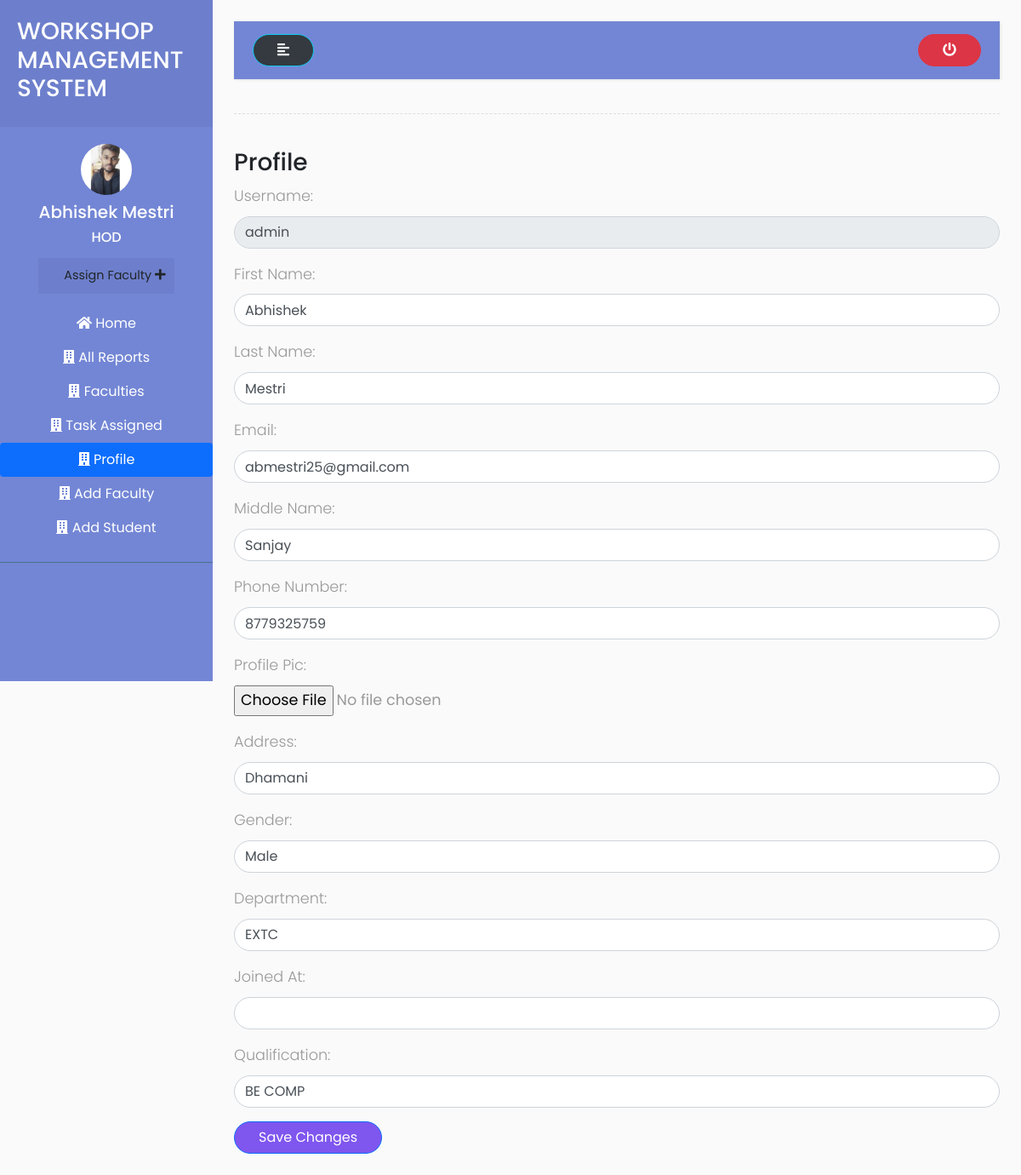
The page /hod/profile/ (signed in) on the database as committed earlier.
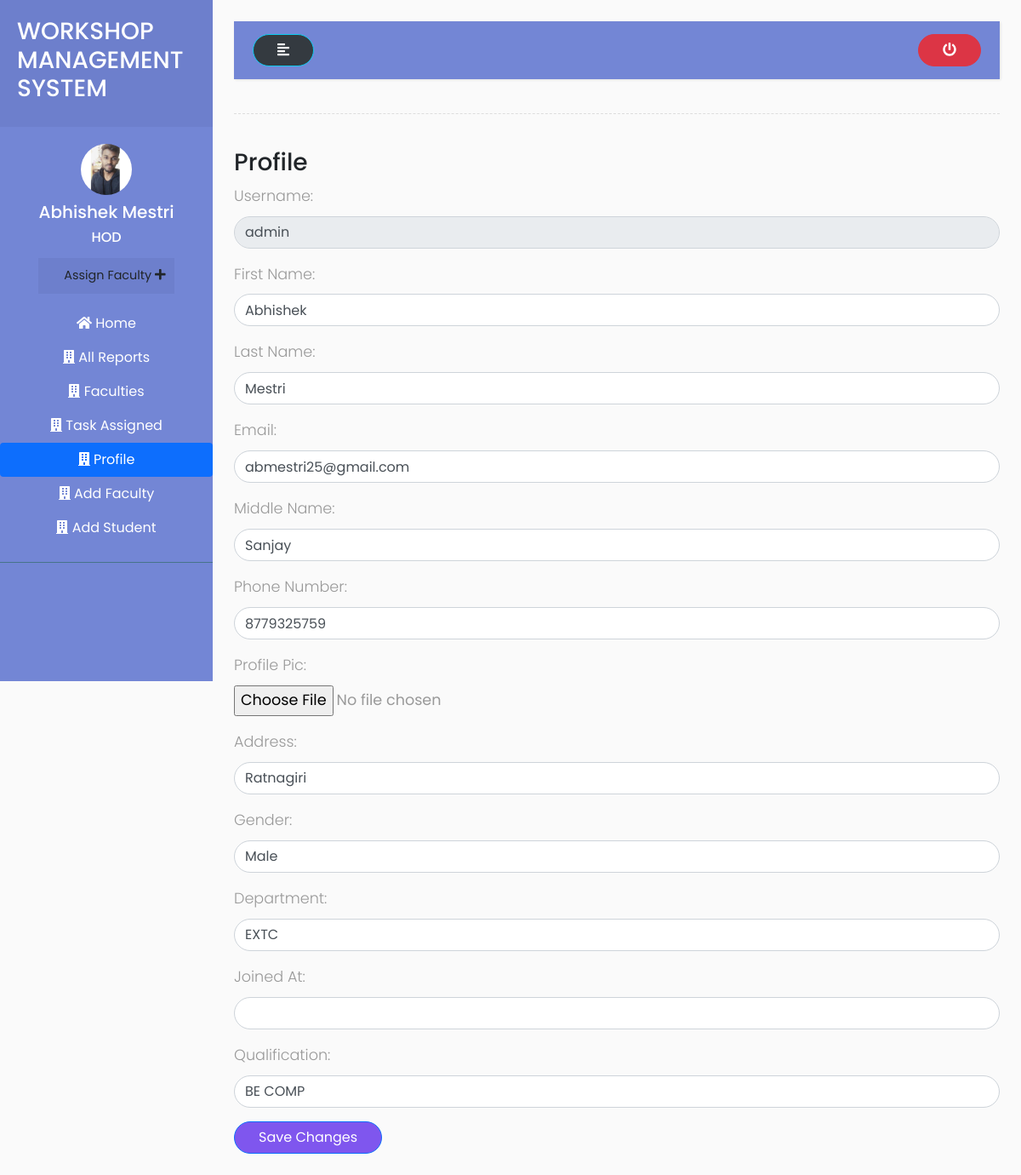
The same page on the database as committed later.
### accounts/models.py (models this page shows, shortened)
class HOD(models.Model):
    user = models.OneToOneField(User, on_delete = models.CASCADE, primary_key = True)
    middle_name = models.CharField (max_length=50)
    phone_number = models.CharField(max_length=20)
    profile_pic = models.ImageField( upload_to='HOD/profile_pic/')
    address = models.CharField(max_length=200)
    gender = (
        ('Male','Male'),
        ('Female','Female')
    )
    sex = models.CharField(choices=gender, max_length=50)
    branches =  (
        ('COMPUTER','COMPUTER'),
        ('EXTC','EXTC'),
        ('MECHANICAL','MECHANICAL'),
        ('AUTOMOBILE','AUTOMOBILE')
    )
    branch = models.CharField( choices = branches, max_length=50)
    joined_at = models.DateField( auto_now=False,null=True,blank=True)
    qualification = models.CharField( max_length=500)
    class Meta:
        verbose_name_plural = 'HODs'

### accounts/views.py (the view, shortened to what this page needs)
# urls.py: path('hod/profile/',views.profile,name="profile"),
@login_required(login_url='login')
def profile(request):
    form = HODForm(request.POST or None,instance=request.user.hod)
    u_form = UserUpdateForm(request.POST or None,instance=request.user)
    context = {
        'form':form,
        'u_form':u_form
    }
    return render(request,'../templates/hod/profile.html',context)

### accounts/form.py
class UserUpdateForm(forms.ModelForm):
    username=forms.CharField(label="Username",max_length=50,widget=forms.TextInput(attrs={"class":"form-control"}),required=False,disabled=True)
    first_name=forms.CharField(label="First Name",max_length=50,widget=forms.TextInput(attrs={"class":"form-control"}),required=False)
    last_name=forms.CharField(label="Last Name",max_length=50,widget=forms.TextInput(attrs={"class":"form-control"}),required=False)
    email=forms.EmailField(label="Email",max_length=50,widget=forms.EmailInput(attrs={"class":"form-control"}),required=False)
    class Meta :
        model = User
        fields = ['username','first_name','last_name','email']

### accounts/templates/hod/profile.html (shortened to what this page needs)
{% extends 'base.html' %}
{% load static %}
{% block content %}
<div class="wrapper">
  <nav id="sidebar">
    <div class="sidebar-header">
      <h3>WORKSHOP MANAGEMENT SYSTEM</h3>
    </div>
    <ul class="list-unstyled components">
      <div class="d-flex flex-column justify-content-center text-center ">
        {% if request.user.hod.profile_pic %}
          <img src="{{request.user.hod.profile_pic.url}}" class="img-fluid rounded-circle mx-auto mb-2" width="60px" alt="">
        {% else %}
          <img src="{% static 'img/profile.png' %}" class="img-fluid rounded-circle mx-auto mb-2" width="60px" alt="">
        {% endif %}
        <h5>{{request.user.first_name}} {{request.user.last_name}}</h5>
        <h6>HOD</h6>
        <ul class="list-unstyled ">
          <li>
            <button type="button" class="btn" data-toggle="modal" data-target="#staticBackdrop">
              <a href="{% url 'assign_task' %}">Assign Faculty
                <i class="fas fa-plus"></i>
              </a>
            </button>
          </li>
        </ul>
      </div>
      <div class="nav flex-column nav-pills text-center mt-2" aria-orientation="vertical">
        <a class="nav-link" href="{% url 'hod_home' %}"><i class="fas fa-home"></i> Home</a>
        <a class="nav-link " href="{% url 'all_reports' %}"><i class="fas fa-building"></i> All
          Reports</a>
        <a class="nav-link " href="{% url 'faculties' %}"><i class="fas fa-building"></i> Faculties</a>
        <a class="nav-link " href="{% url 'task_assigned' %}"><i class="fas fa-building"></i> Task Assigned</a>
        <a class="nav-link active " href="{% url 'profile' %}"><i class="fas fa-building"></i> Profile</a>
        <a class="nav-link " href="{% url 'add_faculty' %}"><i class="fas fa-building"></i> Add Faculty</a>
        <a class="nav-link " href="{% url 'add_student' %}"><i class="fas fa-building"></i> Add Student</a>
      </div>
    </ul>
  </nav>
  <div id="content">
    <nav class="navbar navbar-expand-lg " style="background-color: #7386D5;">
      <div class="container-fluid">
        <button type="button" id="sidebarCollapse" class="btn text-light bg-dark btn-info">
          <i class="fas fa-align-left"></i>
        </button>
        <a href="{% url 'logout' %}">
          <button type="button" class="btn btn-danger">
            <i class="fas fa-power-off"></i>
          </button>
        </a>
      </div>
    </nav>
    <div class="line"></div>
    <div class="row">
      <div class="col-md-12">
        <div class="d-flex justify-content-between">
          <h3>Profile</h3>
        </div>
        <form method="POST" >
            {{u_form.as_p}}
           {{form.as_p}}
           <button type="submit" class="btn btn-primary" >Save Changes</button>
        </form>
      </div>
    </div>
  </div>
</div>
{% endblock content %}

Rows that differ between the two databases and show on the page:
changed HOD "Sanjay": address "Dhamani" → "Ratnagiri"
